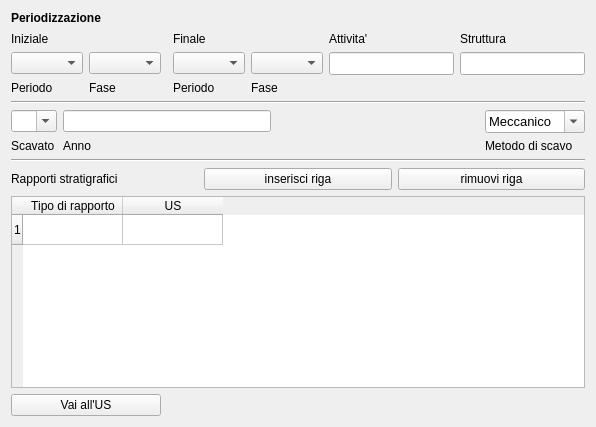
       <widget class="QWidget" name="tab_2">
        <attribute name="title">
         <string>Periodizzazione - Rapporti Stratigrafici</string>
        </attribute>
        <layout class="QGridLayout" name="gridLayout_17">
         <item row="0" column="0">
          <layout class="QVBoxLayout" name="verticalLayout_14">
           <item>
            <layout class="QVBoxLayout" name="verticalLayout_11">
             <item>
              <layout class="QVBoxLayout" name="verticalLayout_10">
               <item>
                <layout class="QVBoxLayout" name="verticalLayout_9">
                 <item>
                  <layout class="QVBoxLayout" name="verticalLayout_8">
                   <item>
                    <layout class="QGridLayout" name="gridLayout_15">
                     <item row="0" column="0" colspan="4">
                      <widget class="QLabel" name="label_12">
                       <property name="font">
                        <font>
                         <weight>75</weight>
                         <bold>true</bold>
                        </font>
                       </property>
                       <property name="text">
                        <string>Periodizzazione </string>
                       </property>
                      </widget>
                     </item>
                     <item row="1" column="0">
                      <widget class="QLabel" name="label_37">
                       <property name="minimumSize">
                        <size>
                         <width>0</width>
                         <height>15</height>
                        </size>
                       </property>
                       <property name="text">
                        <string>Iniziale </string>
                       </property>
                      </widget>
                     </item>
                     <item row="1" column="3">
                      <widget class="QLabel" name="label_14">
                       <property name="minimumSize">
                        <size>
                         <width>0</width>
                         <height>15</height>
                        </size>
                       </property>
                       <property name="text">
                        <string>Finale </string>
                       </property>
                      </widget>
                     </item>
                     <item row="1" column="5">
                      <widget class="QLabel" name="label_18">
                       <property name="minimumSize">
                        <size>
                         <width>0</width>
                         <height>15</height>
                        </size>
                       </property>
                       <property name="text">
                        <string>Attivita'</string>
                       </property>
                      </widget>
                     </item>
                     <item row="1" column="6">
                      <widget class="QLabel" name="label_22">
                       <property name="minimumSize">
                        <size>
                         <width>0</width>
                         <height>15</height>
                        </size>
                       </property>
                       <property name="text">
                        <string>Struttura</string>
                       </property>
                      </widget>
                     </item>
                     <item row="3" column="0">
                      <widget class="QComboBox" name="comboBox_per_iniz"/>
                     </item>
                     <item row="3" column="5">
                      <widget class="QLineEdit" name="lineEdit_attivita">
                       <property name="minimumSize">
                        <size>
                         <width>0</width>
                         <height>22</height>
                        </size>
                       </property>
                       <property name="font">
                        <font>
                         <pointsize>10</pointsize>
                        </font>
                       </property>
                      </widget>
                     </item>
                     <item row="3" column="6">
                      <widget class="QLineEdit" name="lineEdit_struttura">
                       <property name="minimumSize">
                        <size>
                         <width>0</width>
                         <height>22</height>
                        </size>
                       </property>
                       <property name="font">
                        <font>
                         <pointsize>10</pointsize>
                        </font>
                       </property>
                      </widget>
                     </item>
                     <item row="4" column="0">
                      <widget class="QLabel" name="label_24">
                       <property name="text">
                        <string>Periodo </string>
                       </property>
                      </widget>
                     </item>
                     <item row="4" column="1">
                      <widget class="QLabel" name="label_16">
                       <property name="text">
                        <string>Fase </string>
                       </property>
                      </widget>
                     </item>
                     <item row="4" column="3">
                      <widget class="QLabel" name="label_10">
                       <property name="text">
                        <string>Periodo </string>
                       </property>
                      </widget>
                     </item>
                     <item row="4" column="4">
                      <widget class="QLabel" name="label_32">
                       <property name="text">
                        <string>Fase </string>
                       </property>
                      </widget>
                     </item>
                     <item row="3" column="1">
                      <widget class="QComboBox" name="comboBox_fas_iniz"/>
                     </item>
                     <item row="3" column="3">
                      <widget class="QComboBox" name="comboBox_per_fin"/>
                     </item>
                     <item row="3" column="4">
                      <widget class="QComboBox" name="comboBox_fas_fin"/>
                     </item>
                    </layout>
                   </item>
                   <item>
                    <widget class="Line" name="line_2">
                     <property name="orientation">
                      <enum>Qt::Horizontal</enum>
                     </property>
                    </widget>
                   </item>
                  </layout>
                 </item>
                 <item>
                  <layout class="QGridLayout" name="gridLayout_16">
                   <item row="0" column="2">
                    <widget class="QLineEdit" name="lineEdit_anno"/>
                   </item>
                   <item row="0" column="4">
                    <widget class="QComboBox" name="comboBox_metodo">
                     <property name="font">
                      <font>
                       <pointsize>10</pointsize>
                      </font>
                     </property>
                     <property name="editable">
                      <bool>true</bool>
                     </property>
                     <item>
                      <property name="text">
                       <string>Meccanico</string>
                      </property>
                     </item>
                     <item>
                      <property name="text">
                       <string>Stratigrafico</string>
                      </property>
                     </item>
                    </widget>
                   </item>
                   <item row="1" column="4">
                    <widget class="QLabel" name="label_33">
                     <property name="text">
                      <string>Metodo di scavo</string>
                     </property>
                    </widget>
                   </item>
                   <item row="1" column="2">
                    <widget class="QLabel" name="label_17">
                     <property name="text">
                      <string>Anno</string>
                     </property>
                    </widget>
                   </item>
                   <item row="0" column="3">
                    <spacer name="horizontalSpacer_7">
                     <property name="orientation">
                      <enum>Qt::Horizontal</enum>
                     </property>
                     <property name="sizeHint" stdset="0">
                      <size>
                       <width>200</width>
                       <height>20</height>
                      </size>
                     </property>
                    </spacer>
                   </item>
                   <item row="0" column="0">
                    <widget class="QComboBox" name="comboBox_scavato">
                     <property name="editable">
                      <bool>true</bool>
                     </property>
                     <item>
                      <property name="text">
                       <string/>
                      </property>
                     </item>
                     <item>
                      <property name="text">
                       <string>Si</string>
                      </property>
                     </item>
                     <item>
                      <property name="text">
                       <string>No</string>
                      </property>
                     </item>
                    </widget>
                   </item>
                   <item row="1" column="0">
                    <widget class="QLabel" name="label_8">
                     <property name="text">
                      <string>Scavato</string>
                     </property>
                    </widget>
                   </item>
                  </layout>
                 </item>
                </layout>
               </item>
               <item>
                <widget class="Line" name="line_3">
                 <property name="orientation">
                  <enum>Qt::Horizontal</enum>
                 </property>
                </widget>
               </item>
              </layout>
             </item>
             <item>
              <layout class="QHBoxLayout" name="horizontalLayout_4">
               <item>
                <widget class="QLabel" name="label_19">
                 <property name="text">
                  <string>Rapporti stratigrafici</string>
                 </property>
                </widget>
               </item>
               <item>
                <widget class="QPushButton" name="pushButton_insert_row_rapporti">
                 <property name="font">
                  <font>
                   <pointsize>9</pointsize>
                  </font>
                 </property>
                 <property name="text">
                  <string>inserisci riga</string>
                 </property>
                </widget>
               </item>
               <item>
                <widget class="QPushButton" name="pushButton_remove_row_rapporti">
                 <property name="font">
                  <font>
                   <pointsize>9</pointsize>
                  </font>
                 </property>
                 <property name="text">
                  <string>rimuovi riga</string>
                 </property>
                </widget>
               </item>
              </layout>
             </item>
            </layout>
           </item>
           <item>
            <widget class="QTableWidget" name="tableWidget_rapporti">
             <property name="enabled">
              <bool>true</bool>
             </property>
             <property name="frameShape">
              <enum>QFrame::StyledPanel</enum>
             </property>
             <property name="frameShadow">
              <enum>QFrame::Raised</enum>
             </property>
             <property name="verticalScrollBarPolicy">
              <enum>Qt::ScrollBarAsNeeded</enum>
             </property>
             <property name="horizontalScrollBarPolicy">
              <enum>Qt::ScrollBarAsNeeded</enum>
             </property>
             <property name="editTriggers">
              <set>QAbstractItemView::AnyKeyPressed|QAbstractItemView::DoubleClicked|QAbstractItemView::EditKeyPressed</set>
             </property>
             <property name="selectionMode">
              <enum>QAbstractItemView::SingleSelection</enum>
             </property>
             <property name="selectionBehavior">
              <enum>QAbstractItemView::SelectRows</enum>
             </property>
             <property name="rowCount">
              <number>1</number>
             </property>
             <property name="columnCount">
              <number>2</number>
             </property>
             <row/>
             <column>
              <property name="text">
               <string>Tipo di rapporto</string>
              </property>
             </column>
             <column>
              <property name="text">
               <string>US</string>
              </property>
             </column>
            </widget>
           </item>
           <item>
            <widget class="QPushButton" name="pushButton_go_to_us">
             <property name="maximumSize">
              <size>
               <width>150</width>
               <height>16777215</height>
              </size>
             </property>
             <property name="text">
              <string>Vai all'US</string>
             </property>
            </widget>
           </item>
          </layout>
         </item>
        </layout>
       </widget>
